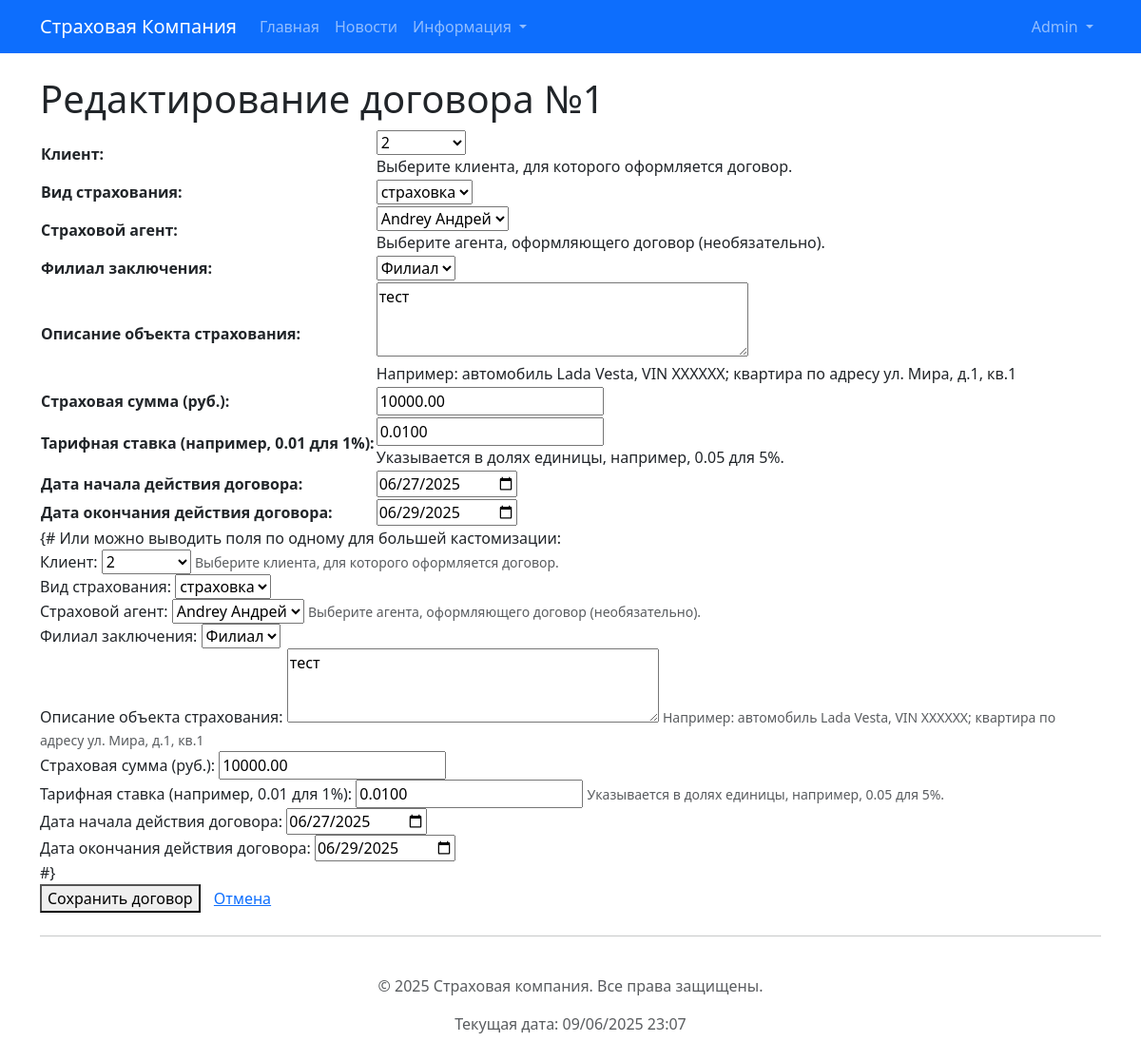
Page /contracts/1/update/ (signed in) on the committed database.
### insurance_app/models.py (models this page shows, shortened)
class Contract(models.Model):
    client = models.ForeignKey(User, on_delete=models.PROTECT, verbose_name="Клиент", related_name="contracts") # Используем User, предполагая регистрацию клиентов
    insurance_type = models.ForeignKey(InsuranceType, on_delete=models.PROTECT, verbose_name="Вид страхования")
    agent = models.ForeignKey(Agent, on_delete=models.SET_NULL, null=True, blank=True, verbose_name="Страховой агент")
    branch = models.ForeignKey(Branch, on_delete=models.PROTECT, verbose_name="Филиал заключения")
    insured_object_description = models.TextField(verbose_name="Описание объекта страхования", blank=True, help_text="Например, автомобиль (марка, модель, VIN), квартира (адрес) и т.д.")
    insurance_sum = models.DecimalField(max_digits=10, decimal_places=2, validators=[MinValueValidator(0)], verbose_name="Страховая сумма")
    tariff_rate = models.DecimalField(max_digits=5, decimal_places=4, validators=[MinValueValidator(0)], verbose_name="Тарифная ставка (например, 0.01 для 1%)")
    start_date = models.DateField(verbose_name="Дата заключения (начала действия)")
    end_date = models.DateField(verbose_name="Дата окончания действия")
    created_at = models.DateTimeField(auto_now_add=True, verbose_name="Дата создания записи")
    updated_at = models.DateTimeField(auto_now=True, verbose_name="Дата обновления записи")
    class Meta:
        verbose_name = "Договор о страховании"
        verbose_name_plural = "Договоры о страховании"
        ordering = ['-start_date']

### insurance_app/views.py (the view)
# urls.py: path('contracts/<int:pk>/update/', views.contract_update, name='contract_update'),
@login_required
def contract_update(request, pk):
    contract = get_object_or_404(Contract, pk=pk)
    if not (request.user.is_superuser or
            (hasattr(request.user, 'agent_profile') and request.user.agent_profile and contract.agent == request.user.agent_profile)):
        messages.error(request, "У вас нет прав на редактирование этого договора.")
        return redirect('insurance_app:contract_detail', pk=contract.pk)
    if request.method == 'POST':
        form = ContractForm(request.POST, instance=contract)
        if form.is_valid():
            form.save()
            messages.success(request, f"Договор №{contract.id} успешно обновлен.")
            return redirect('insurance_app:contract_detail', pk=contract.pk)
        else:
            messages.error(request, "Пожалуйста, исправьте ошибки в форме.")
    else:
        form = ContractForm(instance=contract)
    context = {
        'form': form,
        'contract': contract,
        'page_title': f'Редактирование договора №{contract.id}'
    }
    return render(request, 'insurance_app/contract_form.html', context)

### insurance_app/models.py (called while the page is built)
    def __str__(self):
        return self.name

    def __str__(self):
        return self.name

    def __str__(self):
        return f"{self.last_name} {self.first_name}"

### insurance_app/templates/insurance_app/contract_form.html (shortened to what this page needs)
{% extends 'base.html' %}
{% block content %}
    <h1>{{ page_title }}</h1>
    <form method="post" novalidate>
        <table>
            {{ form.as_table }}
        </table>
        {# Или можно выводить поля по одному для большей кастомизации:
        {% for field in form %}
            <div class="form-group">
                {{ field.label_tag }}
                {{ field }}
                {% if field.help_text %}
                    <small class="form-text text-muted">{{ field.help_text }}</small>
                {% endif %}
            </div>
        {% endfor %}
        #}
        <br>
        <button type="submit">Сохранить договор</button>
        {% if contract %}
            <a href="{% url 'insurance_app:contract_detail' contract.pk %}" style="margin-left: 10px;">Отмена</a>
        {% else %}
            <a href="{% url 'insurance_app:contract_list' %}" style="margin-left: 10px;">Отмена</a>
        {% endif %}
    </form>
{% endblock %}

### templates/base.html (shortened to what this page needs)
<!DOCTYPE html>
<html lang="ru">
<head>
    <link href="https://cdn.jsdelivr.net/npm/bootstrap@5.3.3/dist/css/bootstrap.min.css" rel="stylesheet">
</head>
<body>
    <nav class="navbar navbar-expand-lg navbar-dark bg-primary mb-4">
        <div class="container">
            <a class="navbar-brand" href="{% url 'insurance_app:home' %}">Страховая Компания</a>
            <div class="collapse navbar-collapse" id="navbarNavDropdown">
                <ul class="navbar-nav me-auto mb-2 mb-lg-0">
                    <li class="nav-item">
                        <a class="nav-link {% if request.resolver_match.url_name == 'home' %}active{% endif %}" aria-current="page" href="{% url 'insurance_app:home' %}">Главная</a>
                    </li>
                    <li class="nav-item">
                        <a class="nav-link {% if request.resolver_match.url_name == 'news_list' %}active{% endif %}" href="{% url 'insurance_app:news_list' %}">Новости</a>
                    </li>
                    <li class="nav-item dropdown">
                        <a class="nav-link dropdown-toggle" href="#" id="navbarDropdownPublicLinks" role="button" data-bs-toggle="dropdown" aria-expanded="false">
                            Информация
                        </a>
                    </li>
                </ul>
                <ul class="navbar-nav ms-auto mb-2 mb-lg-0">
                    {% if user.is_authenticated %}
                        <li class="nav-item dropdown">
                            <a class="nav-link dropdown-toggle" href="#" id="navbarDropdownUserMenu" role="button" data-bs-toggle="dropdown" aria-expanded="false">
                                {{ user.username }}
                            </a>
                        </li>
                    {% endif %}
                </ul>
            </div>
        </div>
    </nav>
    <div class="container">
        <main class="my-4">
            {% block content %}{% endblock %}
        </main>
        <hr>
        <footer class="py-3 my-4">
            <p class="text-center text-muted">&copy; {% now "Y" %} Страховая компания. Все права защищены.</p>
            <p class="text-center text-muted">Текущая дата: {% now "d/m/Y H:i" %}</p>
        </footer>
    </div>
</body>
</html>

### rows in the picture
Contract: client "2", insurance_type "страховка", agent "Andrey Андрей", branch "Филиал", insured_object_description "тест", insurance_sum "10000.00", tariff_rate "0.0100", start_date "06/27/2025", end_date "06/29/2025", form "2" "страховка" "Andrey Андрей" "Филиал" "тест" "10000.00" "0.0100" "06/27/2025" "06/29/2025"

### other values in the picture
{{ user.username }} "Admin"
{{ page_title }} "Редактирование договора №1"
{{ field.label_tag }} "Клиент:" "Вид страхования:" "Страховой агент:" "Филиал заключения:" "Описание объекта страхования:" "Страховая сумма (руб.):" "Тарифная ставка (например, 0.01 для 1%):" "Дата начала действия договора:" "Дата окончания действия договора:"
{{ field.help_text }} "Выберите клиента, для которого оформляется договор." "Выберите агента, оформляющего договор (необязательно)." "Например: автомобиль Lada Vesta, VIN XXXXXX; квартира по адресу ул. Мира, д.1, кв.1" "Указывается в долях единицы, например, 0.05 для 5%."
